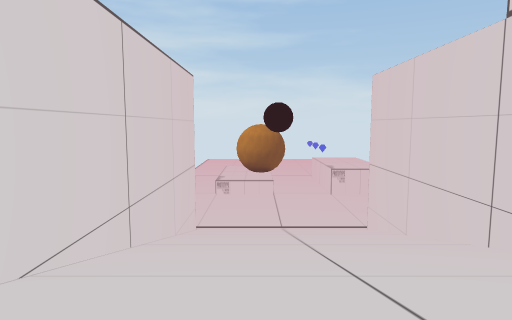
[1] (above)

13 first-person views from a walk through a Unity game level. The camera is 1.2 m above the floor, tilts 6° down and sees 75° across. The floor is counted in squares, 2.4 m on a side. Each view is taken from the middle of a square. On the plan, view 1 faces up. The plan holds only what a view shows up to about 9 squares ahead; the rest is blank. The place goes on beyond the plan. The player character is not drawn.

[2]
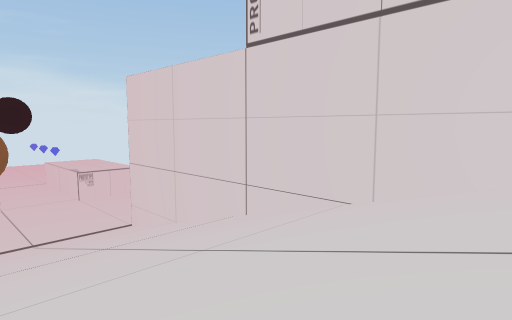

[3]
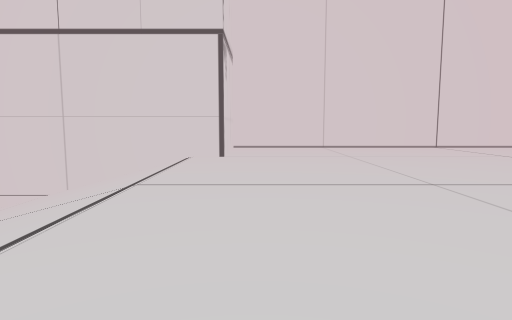

[4]
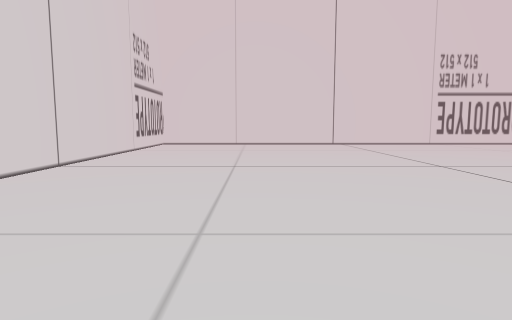

[5]
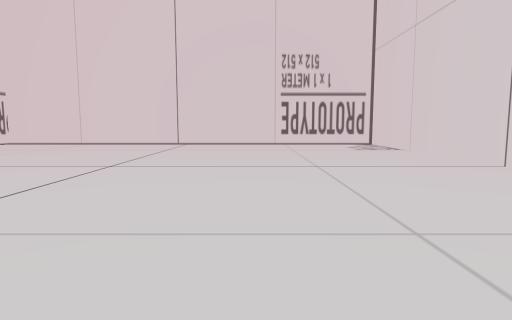

[6]
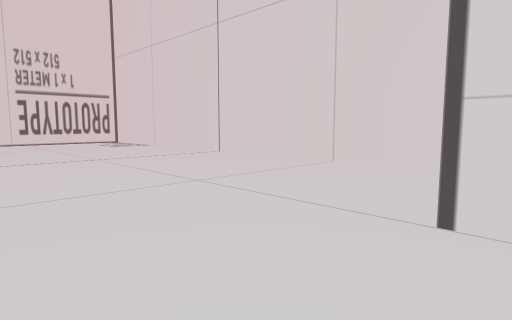

[7]
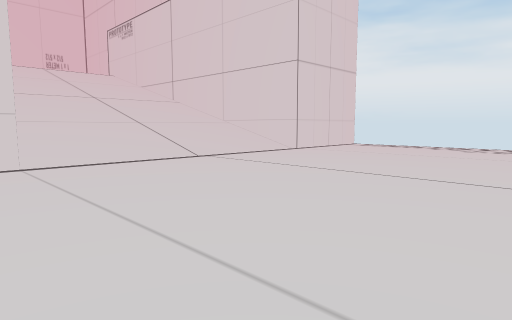

[8]
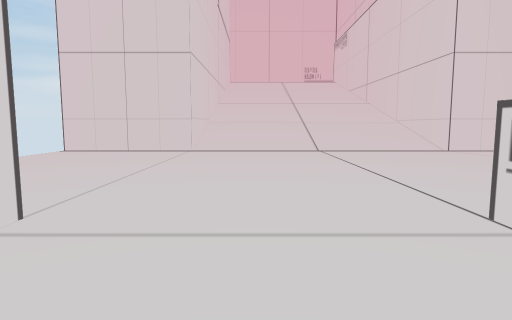

[9]
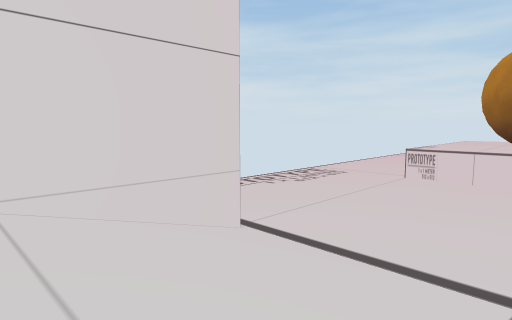

[10]
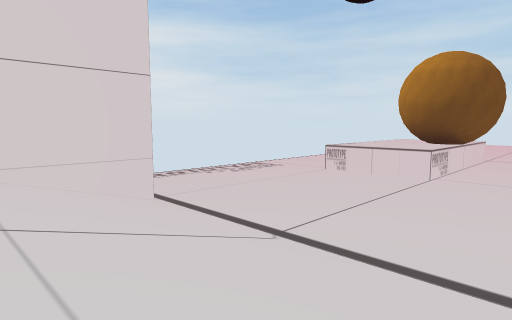

[11]
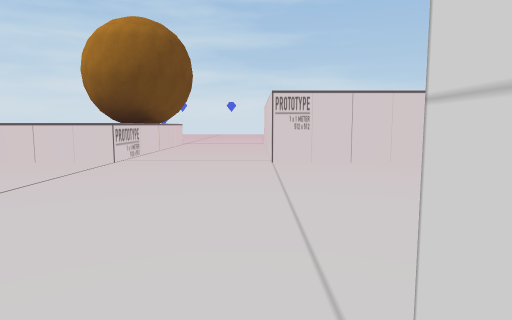

[12]
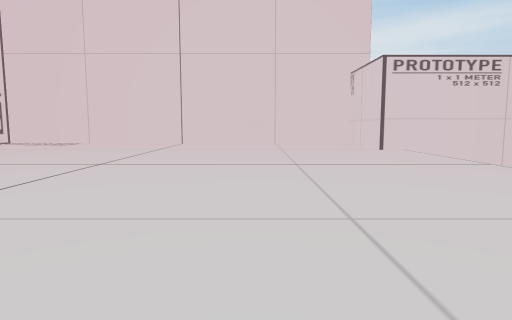

[13]
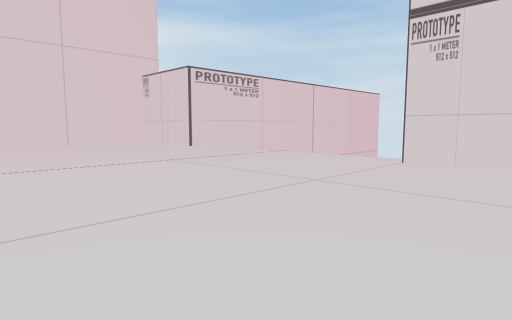

### Floor plan
Key: @ floor where view 1 was taken; # wall or solid block; x gap in a wall; . main floor; - floor 6 m lower than the main floor; / step, stairs or slope; ^ raised ledge.
Columns run from 4 left of view 1 to 6 right of it. Each row starts with its distance up from view 1.
 18    ^#---
 17   -^#---#
 16  --^^---#
 15 ---^^---###
 14 ----------
 13 ----------
 12 ----------
 11 ----------
 10 ----------
  9 x##/////###
  8   #/////#
  7   #/////#
  6   #/////#
  5   #/////#
  4   #/////#
  3   #/////#
  2   #/////#
  1   #/////#
  0 ###/@///###
 -1 #.........#
 -2 #.........#
 -3 #.........#
 -4 #.........#
 -5 #.........#
 -6 #.........#
 -7 #.........#
 -8 #.........#
 -9 #.........#
-10 ###########

Where each view was taken, in squares from view 1:
view 1: 0 up, 0 right, facing up
view 2: 0 up, 1 left, facing up-right
view 3: 1 down, 2 left, facing right
view 4: 1 down, 3 right, facing down
view 5: 1 down, 1 left, facing down
view 6: 0 up, 0 right, facing down-left
view 7: 14 up, 4 right, facing down-left
view 8: 16 up, 2 right, facing down
view 9: 7 up, 1 right, facing up-left
view 10: 7 up, 3 right, facing up-left
view 11: 9 up, 3 right, facing up
view 12: 3 down, 5 right, facing left
view 13: 5 down, 5 right, facing up-left
